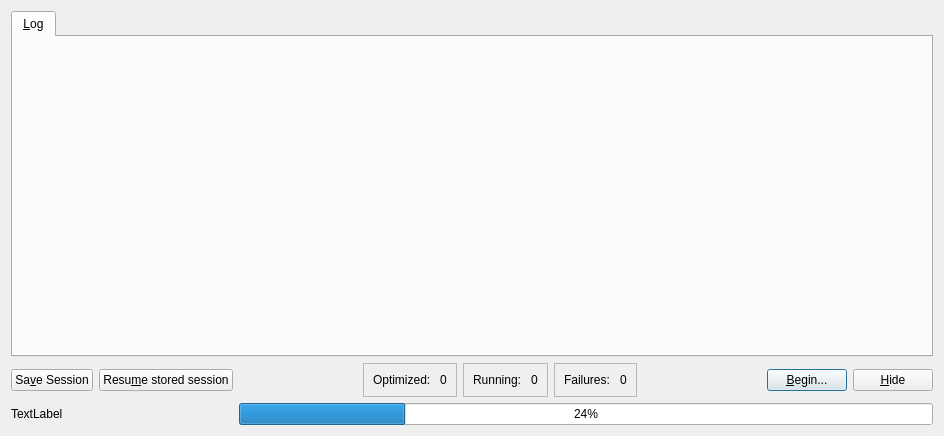
<?xml version="1.0" encoding="UTF-8"?>
<ui version="4.0">
 <class>GlobalSearchDialog</class>
 <widget class="QDialog" name="GlobalSearchDialog">
  <property name="geometry">
   <rect>
    <x>0</x>
    <y>0</y>
    <width>944</width>
    <height>436</height>
   </rect>
  </property>
  <property name="sizePolicy">
   <sizepolicy hsizetype="Preferred" vsizetype="Preferred">
    <horstretch>0</horstretch>
    <verstretch>0</verstretch>
   </sizepolicy>
  </property>
  <property name="windowTitle">
   <string>Generic Global Search Dialog Window</string>
  </property>
  <layout class="QGridLayout" name="gridLayout">
   <item row="4" column="8">
    <widget class="QPushButton" name="push_hide">
     <property name="sizePolicy">
      <sizepolicy hsizetype="Fixed" vsizetype="Fixed">
       <horstretch>0</horstretch>
       <verstretch>0</verstretch>
      </sizepolicy>
     </property>
     <property name="text">
      <string>&amp;Hide</string>
     </property>
     <property name="autoDefault">
      <bool>false</bool>
     </property>
    </widget>
   </item>
   <item row="4" column="7">
    <widget class="QPushButton" name="push_begin">
     <property name="sizePolicy">
      <sizepolicy hsizetype="Fixed" vsizetype="Fixed">
       <horstretch>0</horstretch>
       <verstretch>0</verstretch>
      </sizepolicy>
     </property>
     <property name="text">
      <string>&amp;Begin...</string>
     </property>
    </widget>
   </item>
   <item row="4" column="0">
    <widget class="QPushButton" name="push_save">
     <property name="text">
      <string>Sa&amp;ve Session</string>
     </property>
    </widget>
   </item>
   <item row="4" column="1">
    <widget class="QPushButton" name="push_resume">
     <property name="text">
      <string>Resu&amp;me stored session</string>
     </property>
    </widget>
   </item>
   <item row="4" column="3">
    <widget class="QFrame" name="frame">
     <property name="frameShape">
      <enum>QFrame::StyledPanel</enum>
     </property>
     <property name="frameShadow">
      <enum>QFrame::Raised</enum>
     </property>
     <layout class="QGridLayout" name="gridLayout_2">
      <item row="0" column="0">
       <widget class="QLabel" name="label">
        <property name="text">
         <string>Optimized: </string>
        </property>
       </widget>
      </item>
      <item row="0" column="1">
       <widget class="QLabel" name="label_opt">
        <property name="text">
         <string>0</string>
        </property>
       </widget>
      </item>
     </layout>
    </widget>
   </item>
   <item row="4" column="4">
    <widget class="QFrame" name="frame_2">
     <property name="frameShape">
      <enum>QFrame::StyledPanel</enum>
     </property>
     <property name="frameShadow">
      <enum>QFrame::Raised</enum>
     </property>
     <layout class="QGridLayout" name="gridLayout_3">
      <item row="0" column="0">
       <widget class="QLabel" name="label_3">
        <property name="text">
         <string>Running: </string>
        </property>
       </widget>
      </item>
      <item row="0" column="1">
       <widget class="QLabel" name="label_run">
        <property name="text">
         <string>0</string>
        </property>
       </widget>
      </item>
     </layout>
    </widget>
   </item>
   <item row="4" column="5">
    <widget class="QFrame" name="frame_4">
     <property name="frameShape">
      <enum>QFrame::StyledPanel</enum>
     </property>
     <property name="frameShadow">
      <enum>QFrame::Raised</enum>
     </property>
     <layout class="QGridLayout" name="gridLayout_5">
      <item row="0" column="0">
       <widget class="QLabel" name="label_7">
        <property name="text">
         <string>Failures: </string>
        </property>
       </widget>
      </item>
      <item row="0" column="1">
       <widget class="QLabel" name="label_fail">
        <property name="text">
         <string>0</string>
        </property>
       </widget>
      </item>
     </layout>
    </widget>
   </item>
   <item row="2" column="0" colspan="9">
    <widget class="QTabWidget" name="tabs">
     <property name="currentIndex">
      <number>0</number>
     </property>
     <widget class="QWidget" name="tab_log">
      <attribute name="title">
       <string>&amp;Log</string>
      </attribute>
      <layout class="QGridLayout" name="gridLayout_7"/>
     </widget>
    </widget>
   </item>
   <item row="4" column="6">
    <spacer name="horizontalSpacer">
     <property name="orientation">
      <enum>Qt::Horizontal</enum>
     </property>
     <property name="sizeHint" stdset="0">
      <size>
       <width>40</width>
       <height>20</height>
      </size>
     </property>
    </spacer>
   </item>
   <item row="4" column="2">
    <spacer name="horizontalSpacer_2">
     <property name="orientation">
      <enum>Qt::Horizontal</enum>
     </property>
     <property name="sizeHint" stdset="0">
      <size>
       <width>40</width>
       <height>20</height>
      </size>
     </property>
    </spacer>
   </item>
   <item row="5" column="0" colspan="2">
    <widget class="QLabel" name="label_prog">
     <property name="text">
      <string>TextLabel</string>
     </property>
    </widget>
   </item>
   <item row="5" column="2" colspan="7">
    <widget class="QProgressBar" name="progbar">
     <property name="value">
      <number>24</number>
     </property>
    </widget>
   </item>
  </layout>
 </widget>
 <tabstops>
  <tabstop>tabs</tabstop>
  <tabstop>push_save</tabstop>
  <tabstop>push_resume</tabstop>
  <tabstop>push_begin</tabstop>
  <tabstop>push_hide</tabstop>
 </tabstops>
 <resources/>
 <connections>
  <connection>
   <sender>push_hide</sender>
   <signal>clicked()</signal>
   <receiver>GlobalSearchDialog</receiver>
   <slot>accept()</slot>
   <hints>
    <hint type="sourcelabel">
     <x>840</x>
     <y>494</y>
    </hint>
    <hint type="destinationlabel">
     <x>199</x>
     <y>149</y>
    </hint>
   </hints>
  </connection>
 </connections>
</ui>
